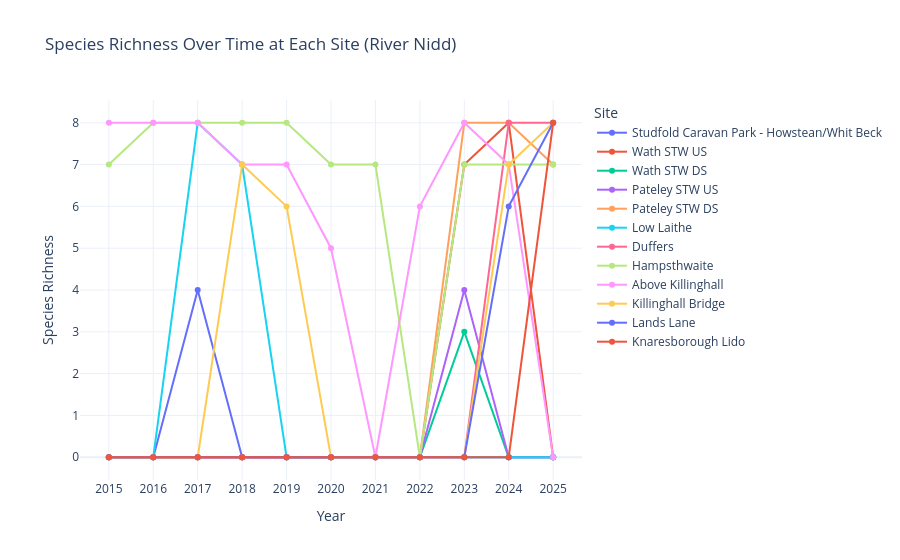

Source (notebook cell):
### Markdown cell above
#### 2.2.3 Species Composition and Biodiversity Across Sites

Beyond total counts, it is important to examine how species composition varies between sites.

This analysis explores differences in individual riverfly species abundance across monitoring locations. Comparing species-level patterns allows for:

- Identification of sites supporting greater species diversity  
- Detection of species that are more prevalent upstream or downstream  
- Recognition of spatial shifts in pollution-sensitive taxa  

Examining biodiversity at the species level provides deeper ecological insight than total counts alone and strengthens interpretation of spatial trends across the River Nidd catchment.

### Code cell
import pandas as pd
import numpy as np
import plotly.express as px

# --- Preprocessing ---
species_cols = [
    'count_cased_caddis', 'count_caseless_caddis',
    'count_mayfly_(ephemeridae)', 'count_blue-winged_olive_(ephemerellidae)',
    'count_flat-bodied_stone_clinger_(heptageniidae)',
    'count_olives_(baetidae)', 'count_stoneflies_(plecoptera)',
    'count_freshwater_shrimp'
]

df_nidd['year'] = df_nidd['recorded_date'].dt.year

# Compute integer species richness per site per year
species_sum = df_nidd.groupby(['site','year'])[species_cols].sum()
species_richness_per_year = (species_sum > 0).sum(axis=1).reset_index(name='species_richness')

# Full site × year grid to include missing years
sites = df_nidd['site'].unique()
years = np.arange(df_nidd['year'].min(), df_nidd['year'].max()+1)
full_grid = pd.MultiIndex.from_product([sites, years], names=['site','year']).to_frame(index=False)

species_richness_per_year = full_grid.merge(
    species_richness_per_year, on=['site','year'], how='left'
)
species_richness_per_year['species_richness'] = species_richness_per_year['species_richness'].fillna(0).astype(int)

# Upstream → downstream order
hydro_order_full = [
    "Studfold Caravan Park - Howstean/Whit Beck",
    "Wath STW US",
    "Wath STW DS",
    "Pateley STW US",
    "Pateley STW DS",
    "Low Laithe",
    "Duffers",
    "Hampsthwaite",
    "Above Killinghall",
    "Killinghall Bridge",
    "Lands Lane",
    "Knaresborough Lido"
]

species_richness_per_year['site'] = pd.Categorical(
    species_richness_per_year['site'], categories=hydro_order_full, ordered=True
)
species_richness_per_year = species_richness_per_year.sort_values(['site','year'])

# --- Line plot ---
fig_line = px.line(
    species_richness_per_year,
    x='year',
    y='species_richness',
    color='site',
    markers=True,
    title='Species Richness Over Time at Each Site (River Nidd)',
    labels={'year':'Year','species_richness':'Species Richness','site':'Site'}
)

fig_line.update_layout(
    template='plotly_white',
    xaxis=dict(tickmode='linear', dtick=1)
)

fig_line.show()

### Figure 1 — Plotly figure (JSON) as saved in the notebook; plotly's stock layout.template omitted (floating-point values rounded to 4 significant figures)
{"data": [{"hovertemplate": "Site=Studfold Caravan Park - Howstean/Whit Beck<br>Year=%{x}<br>Species Richness=%{y}<extra></extra>", "legendgroup": "Studfold Caravan Park - Howstean/Whit Beck", "line": {"color": "#636efa", "dash": "solid"}, "marker": {"symbol": "circle"}, "mode": "lines+markers", "name": "Studfold Caravan Park - Howstean/Whit Beck", "orientation": "v", "showlegend": true, "type": "scatter", "x": [2015, 2016, 2017, 2018, 2019, 2020, 2021, 2022, 2023, 2024, 2025], "xaxis": "x", "y": [0, 0, 4, 0, 0, 0, 0, 0, 0, 0, 0], "yaxis": "y"}, {"hovertemplate": "Site=Wath STW US<br>Year=%{x}<br>Species Richness=%{y}<extra></extra>", "legendgroup": "Wath STW US", "line": {"color": "#EF553B", "dash": "solid"}, "marker": {"symbol": "circle"}, "mode": "lines+markers", "name": "Wath STW US", "orientation": "v", "showlegend": true, "type": "scatter", "x": [2015, 2016, 2017, 2018, 2019, 2020, 2021, 2022, 2023, 2024, 2025], "xaxis": "x", "y": [0, 0, 0, 0, 0, 0, 0, 0, 7, 8, 0], "yaxis": "y"}, {"hovertemplate": "Site=Wath STW DS<br>Year=%{x}<br>Species Richness=%{y}<extra></extra>", "legendgroup": "Wath STW DS", "line": {"color": "#00cc96", "dash": "solid"}, "marker": {"symbol": "circle"}, "mode": "lines+markers", "name": "Wath STW DS", "orientation": "v", "showlegend": true, "type": "scatter", "x": [2015, 2016, 2017, 2018, 2019, 2020, 2021, 2022, 2023, 2024, 2025], "xaxis": "x", "y": [0, 0, 0, 0, 0, 0, 0, 0, 3, 0, 0], "yaxis": "y"}, {"hovertemplate": "Site=Pateley STW US<br>Year=%{x}<br>Species Richness=%{y}<extra></extra>", "legendgroup": "Pateley STW US", "line": {"color": "#ab63fa", "dash": "solid"}, "marker": {"symbol": "circle"}, "mode": "lines+markers", "name": "Pateley STW US", "orientation": "v", "showlegend": true, "type": "scatter", "x": [2015, 2016, 2017, 2018, 2019, 2020, 2021, 2022, 2023, 2024, 2025], "xaxis": "x", "y": [0, 0, 0, 0, 0, 0, 0, 0, 4, 0, 0], "yaxis": "y"}, {"hovertemplate": "Site=Pateley STW DS<br>Year=%{x}<br>Species Richness=%{y}<extra></extra>", "legendgroup": "Pateley STW DS", "line": {"color": "#FFA15A", "dash": "solid"}, "marker": {"symbol": "circle"}, "mode": "lines+markers", "name": "Pateley STW DS", "orientation": "v", "showlegend": true, "type": "scatter", "x": [2015, 2016, 2017, 2018, 2019, 2020, 2021, 2022, 2023, 2024, 2025], "xaxis": "x", "y": [0, 0, 0, 0, 0, 0, 0, 0, 8, 8, 7], "yaxis": "y"}, {"hovertemplate": "Site=Low Laithe<br>Year=%{x}<br>Species Richness=%{y}<extra></extra>", "legendgroup": "Low Laithe", "line": {"color": "#19d3f3", "dash": "solid"}, "marker": {"symbol": "circle"}, "mode": "lines+markers", "name": "Low Laithe", "orientation": "v", "showlegend": true, "type": "scatter", "x": [2015, 2016, 2017, 2018, 2019, 2020, 2021, 2022, 2023, 2024, 2025], "xaxis": "x", "y": [0, 0, 8, 7, 0, 0, 0, 0, 0, 0, 0], "yaxis": "y"}, {"hovertemplate": "Site=Duffers<br>Year=%{x}<br>Species Richness=%{y}<extra></extra>", "legendgroup": "Duffers", "line": {"color": "#FF6692", "dash": "solid"}, "marker": {"symbol": "circle"}, "mode": "lines+markers", "name": "Duffers", "orientation": "v", "showlegend": true, "type": "scatter", "x": [2015, 2016, 2017, 2018, 2019, 2020, 2021, 2022, 2023, 2024, 2025], "xaxis": "x", "y": [0, 0, 0, 0, 0, 0, 0, 0, 0, 8, 8], "yaxis": "y"}, {"hovertemplate": "Site=Hampsthwaite<br>Year=%{x}<br>Species Richness=%{y}<extra></extra>", "legendgroup": "Hampsthwaite", "line": {"color": "#B6E880", "dash": "solid"}, "marker": {"symbol": "circle"}, "mode": "lines+markers", "name": "Hampsthwaite", "orientation": "v", "showlegend": true, "type": "scatter", "x": [2015, 2016, 2017, 2018, 2019, 2020, 2021, 2022, 2023, 2024, 2025], "xaxis": "x", "y": [7, 8, 8, 8, 8, 7, 7, 0, 7, 7, 7], "yaxis": "y"}, {"hovertemplate": "Site=Above Killinghall<br>Year=%{x}<br>Species Richness=%{y}<extra></extra>", "legendgroup": "Above Killinghall", "line": {"color": "#FF97FF", "dash": "solid"}, "marker": {"symbol": "circle"}, "mode": "lines+markers", "name": "Above Killinghall", "orientation": "v", "showlegend": true, "type": "scatter", "x": [2015, 2016, 2017, 2018, 2019, 2020, 2021, 2022, 2023, 2024, 2025], "xaxis": "x", "y": [8, 8, 8, 7, 7, 5, 0, 6, 8, 7, 0], "yaxis": "y"}, {"hovertemplate": "Site=Killinghall Bridge<br>Year=%{x}<br>Species Richness=%{y}<extra></extra>", "legendgroup": "Killinghall Bridge", "line": {"color": "#FECB52", "dash": "solid"}, "marker": {"symbol": "circle"}, "mode": "lines+markers", "name": "Killinghall Bridge", "orientation": "v", "showlegend": true, "type": "scatter", "x": [2015, 2016, 2017, 2018, 2019, 2020, 2021, 2022, 2023, 2024, 2025], "xaxis": "x", "y": [0, 0, 0, 7, 6, 0, 0, 0, 0, 7, 8], "yaxis": "y"}, {"hovertemplate": "Site=Lands Lane<br>Year=%{x}<br>Species Richness=%{y}<extra></extra>", "legendgroup": "Lands Lane", "line": {"color": "#636efa", "dash": "solid"}, "marker": {"symbol": "circle"}, "mode": "lines+markers", "name": "Lands Lane", "orientation": "v", "showlegend": true, "type": "scatter", "x": [2015, 2016, 2017, 2018, 2019, 2020, 2021, 2022, 2023, 2024, 2025], "xaxis": "x", "y": [0, 0, 0, 0, 0, 0, 0, 0, 0, 6, 8], "yaxis": "y"}, {"hovertemplate": "Site=Knaresborough Lido<br>Year=%{x}<br>Species Richness=%{y}<extra></extra>", "legendgroup": "Knaresborough Lido", "line": {"color": "#EF553B", "dash": "solid"}, "marker": {"symbol": "circle"}, "mode": "lines+markers", "name": "Knaresborough Lido", "orientation": "v", "showlegend": true, "type": "scatter", "x": [2015, 2016, 2017, 2018, 2019, 2020, 2021, 2022, 2023, 2024, 2025], "xaxis": "x", "y": [0, 0, 0, 0, 0, 0, 0, 0, 0, 0, 8], "yaxis": "y"}], "layout": {"autosize": true, "legend": {"title": {"text": "Site"}, "tracegroupgap": 0}, "title": {"text": "Species Richness Over Time at Each Site (River Nidd)"}, "xaxis": {"anchor": "y", "autorange": true, "domain": [0, 1], "dtick": 1, "range": [2014.0, 2026.0], "tickmode": "linear", "title": {"text": "Year"}, "type": "linear"}, "yaxis": {"anchor": "x", "autorange": true, "domain": [0, 1], "range": [-0.6602, 8.66], "title": {"text": "Species Richness"}, "type": "linear"}}}
